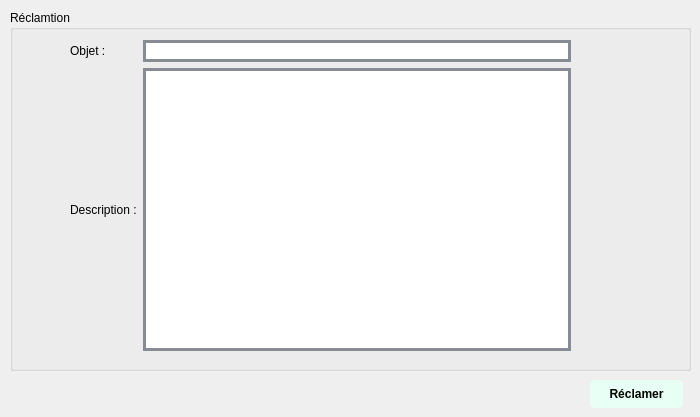
          <widget class="QWidget" name="tab_24">
           <attribute name="title">
            <string>Réclamation</string>
           </attribute>
           <widget class="QGroupBox" name="groupBox_16">
            <property name="geometry">
             <rect>
              <x>10</x>
              <y>10</y>
              <width>681</width>
              <height>361</height>
             </rect>
            </property>
            <property name="title">
             <string>Réclamtion</string>
            </property>
            <widget class="QWidget" name="layoutWidget_5">
             <property name="geometry">
              <rect>
               <x>60</x>
               <y>30</y>
               <width>501</width>
               <height>311</height>
              </rect>
             </property>
             <layout class="QGridLayout" name="gridLayout_3">
              <item row="0" column="0">
               <widget class="QLabel" name="label_100">
                <property name="text">
                 <string>Objet :</string>
                </property>
               </widget>
              </item>
              <item row="0" column="1">
               <widget class="QLineEdit" name="objet">
                <property name="styleSheet">
                 <string notr="true">QLineEdit {
	font: 75 8pt &quot;MS Shell Dlg 2&quot;;
border: 3px solid #878b94;
border-radius: 40pxt;
background: white;
}</string>
                </property>
               </widget>
              </item>
              <item row="1" column="0">
               <widget class="QLabel" name="label_101">
                <property name="text">
                 <string>Description :</string>
                </property>
               </widget>
              </item>
              <item row="1" column="1">
               <widget class="QTextEdit" name="description">
                <property name="styleSheet">
                 <string notr="true">QTextEdit{
	font: 75 8pt &quot;MS Shell Dlg 2&quot;;
border: 3px solid #878b94;
border-radius: 40pxt;
background: white;
}</string>
                </property>
               </widget>
              </item>
             </layout>
            </widget>
           </widget>
           <widget class="QPushButton" name="pushButton_4">
            <property name="geometry">
             <rect>
              <x>590</x>
              <y>380</y>
              <width>93</width>
              <height>28</height>
             </rect>
            </property>
            <property name="styleSheet">
             <string notr="true">QPushButton {
padding: 5px;
border-radius: 5px;
background-color:#e7fff5;
font-weight: bold;
}
QPushButton:hover
{
color :white;
}</string>
            </property>
            <property name="text">
             <string>Réclamer</string>
            </property>
           </widget>
          </widget>
